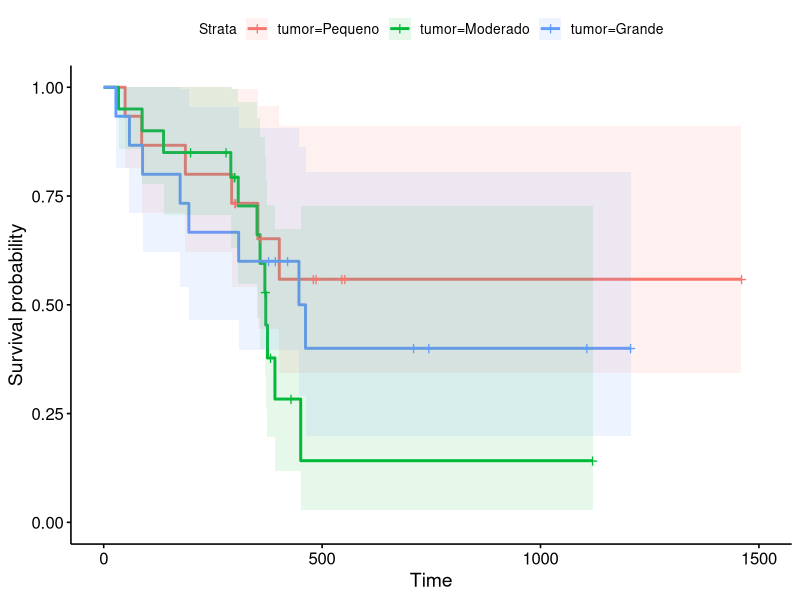
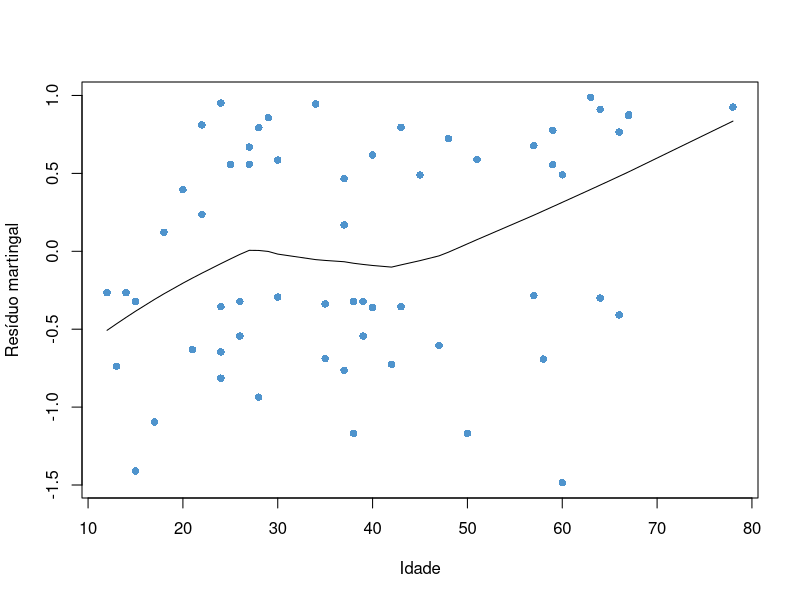
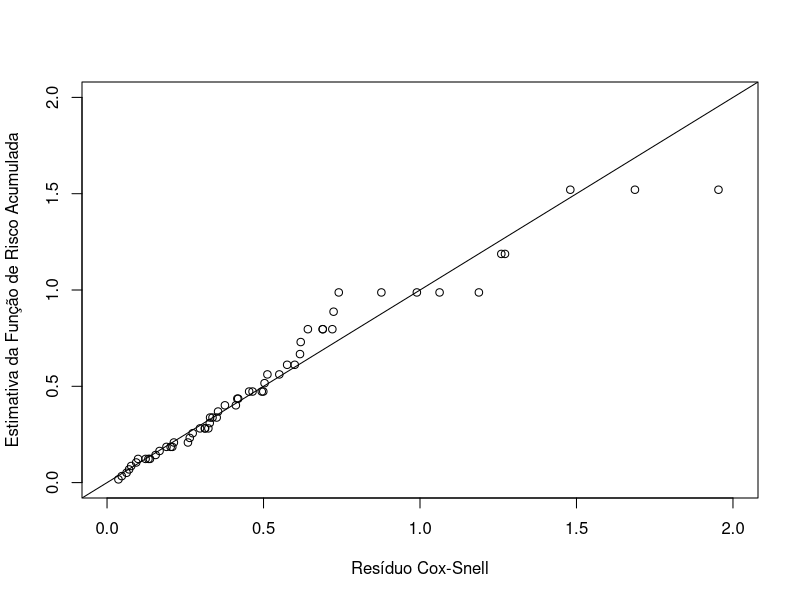

R code for these plots, in order:
## ---- chunk 1
knitr::opts_chunk$set(warning=FALSE, 
                      # fig.dim = c(5,5),
                      # out.height = '40%',
                      # fig.align = 'center',
                      message=FALSE
                      )

library(tidyverse)
library(ggplot2)
library(knitr)
library(readr)
library(dplyr)


## ---- chunk 2
# Questão 4 ----


# t<0 representa censura à direita
t = c(28,59,89,175,195,309,-377, -393, -421, 447, 462,-709, -744, -1106, -1206,
      34,88,137,-199, -280, 291,-299, -300, 308,351, 358,369,-370, 371,375,
      -382, 392,-429, 451,-1119, 49,87,187,293,-302, -300, 353,-360, 402,-480, 
      -486, -545, -552, -1460, -1460)

dados <- tibble(
  tempo=abs(t), 
  delta=as.numeric(t>0), 
  tumor=c(rep("Grande",15), rep("Moderado",20), rep("Pequeno",15))) %>% 
  mutate(tumor=factor(tumor, levels = c("Pequeno","Moderado","Grande") ))

## 4a  ----
library(survival)
library(survminer)
fit <- survfit(Surv(tempo, delta) ~ tumor, data = dados)
p=ggsurvplot(fit, data = dados, conf.int = T, conf.int.alpha=0.1)
p$plot
## ---- chunk 3
## 4b  ----
# logrank
survdiff(formula(fit),data=dados)
# Harrington and Fleming com rho = 0.5
survdiff(formula(fit),data=dados, rho=0.5)
## ---- chunk 4
## 4c  ----
fit2 <- coxph(Surv(tempo, delta) ~ tumor, data = dados)
summary(fit2)
## ---- chunk 5
# QUESTAO 5 ----
# QUESTAO 5a ----
library(survival)
library(survminer)
library(readxl)

q5 = read_excel('data/Lista4_Hodgkins.xlsx')
q5$sex = as.factor(q5$sex)
q5$stage = as.factor(q5$stage)
q5$hist = as.factor(q5$hist)
q5
## ---- chunk 6
q5_cox_a = coxph(Surv(survivaltime, dead)~sex+stage+hist, data = q5)
summary(q5_cox_a)
## ---- chunk 7
plot(q5$age, resid(q5_cox_a), xlab = 'Idade', 
     ylab = 'Resíduo martingal', pch = 16, col = 'steelblue3')
smooth = lowess(q5$age, resid(q5_cox_a), iter = 1)
lines(smooth)
## ---- chunk 8
# 5.b
q5_cox_b = coxph(Surv(survivaltime, dead)~sex+stage+hist+age, data = q5)
summary(q5_cox_b)
## ---- chunk 9
# 5.c
q5_cox_c_age = coxph(Surv(survivaltime, dead)~sex+stage+hist, data = q5)
anova(q5_cox_b, q5_cox_c_age)
## ---- chunk 10
q5_cox_c_sex = coxph(Surv(survivaltime, dead)~age+stage+hist, data = q5)
anova(q5_cox_b, q5_cox_c_sex)
## ---- chunk 11
q5_cox_c_stage = coxph(Surv(survivaltime, dead)~age+sex+hist, data = q5)
anova(q5_cox_b, q5_cox_c_stage)
## ---- chunk 12
q5_cox_c_hist = coxph(Surv(survivaltime, dead)~age+stage+sex, data = q5)
anova(q5_cox_b, q5_cox_c_hist)
## ---- chunk 13
q5_cox = coxph(Surv(survivaltime, dead)~age+stage, data = q5)
summary(q5_cox)
## ---- chunk 14
# 5.d
q5$cox_snell = - (resid(q5_cox) - q5$dead)
q5_cox_snell = coxph(Surv(cox_snell, dead)~1, data = q5)
q5_base = basehaz(q5_cox_snell, centered = FALSE)
plot(q5_base$time, q5_base$hazard, xlab = 'Resíduo Cox-Snell' ,
     ylab = 'Estimativa da Função de Risco Acumulada', xlim = c(0,2), ylim = c(0,2))
abline(0,1)
